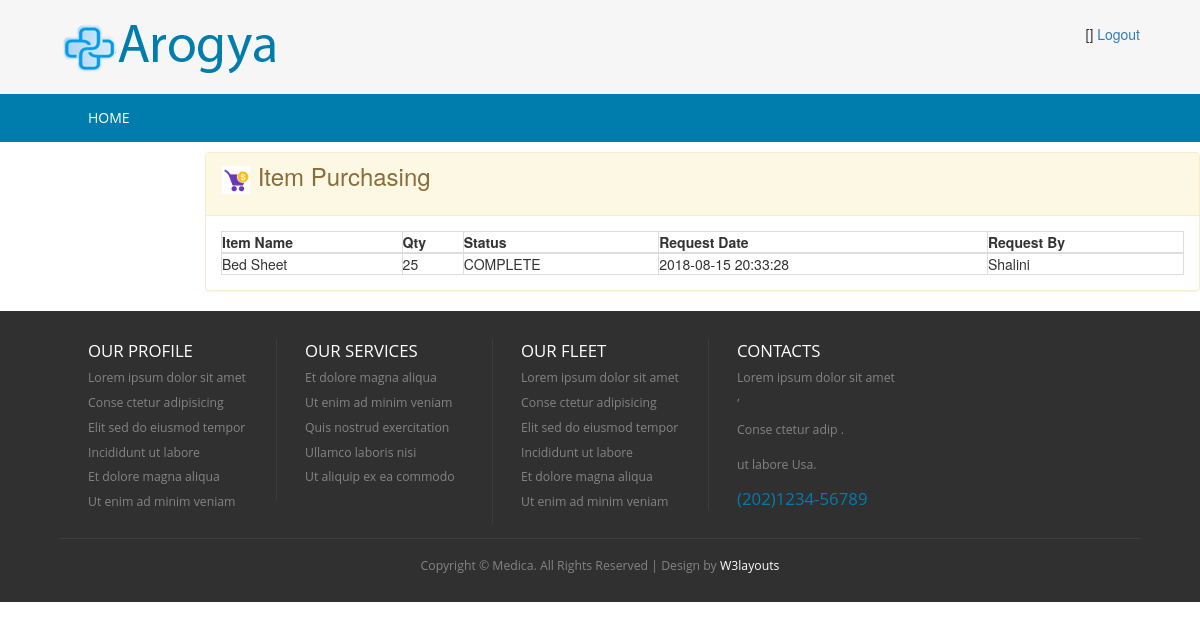
/index.php/admin_controller/itemPurcheseHistory, run on an earlier commit of the app's database.
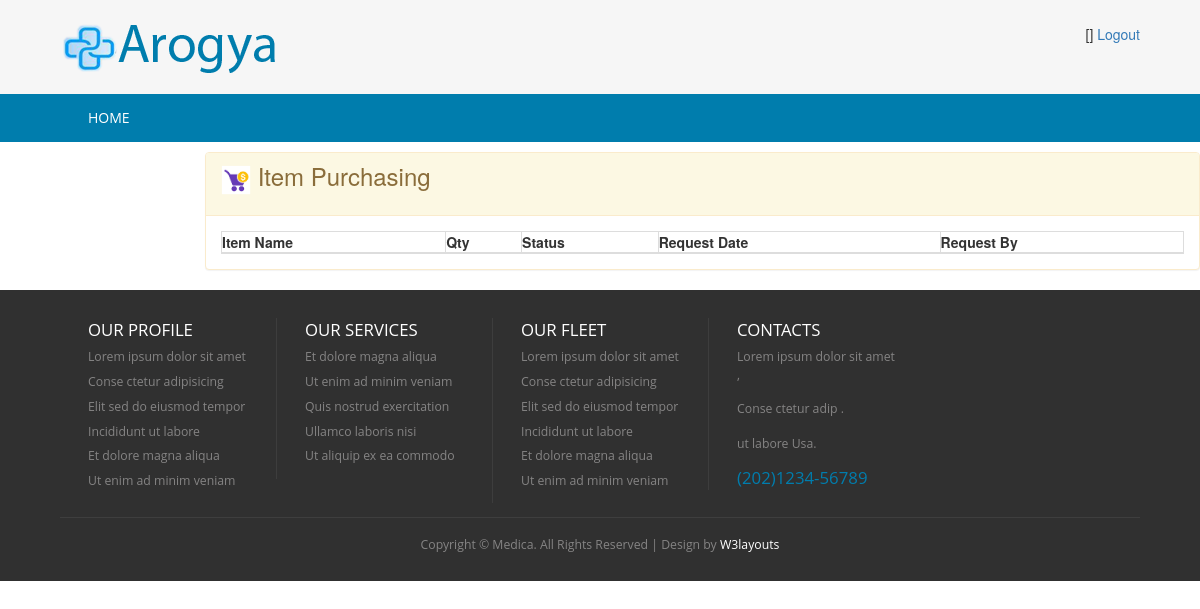
And on a later commit of the database.
### tables this page shows
CREATE TABLE `hms_purchase` (
  `id` int(5) NOT NULL AUTO_INCREMENT,
  `purchasing_item` varchar(50) DEFAULT NULL,
  `qty` int(5) DEFAULT NULL,
  `status_code` varchar(20) DEFAULT 'PENDING',
  `request_by` int(5) DEFAULT NULL,
  `created_date` timestamp NOT NULL DEFAULT current_timestamp(),
  `created_user` int(5) DEFAULT NULL,
  `amount` double(10,2) DEFAULT NULL,
  PRIMARY KEY (`id`)
);

CREATE TABLE `hms_user` (
  `id` int(5) NOT NULL AUTO_INCREMENT,
  `first_name` varchar(100) DEFAULT NULL,
  `last_name` varchar(100) DEFAULT NULL,
  `nic` varchar(12) DEFAULT NULL,
  `pword` text DEFAULT NULL,
  `user_role` varchar(20) DEFAULT NULL,
  `telephone` varchar(20) DEFAULT NULL,
  `email` varchar(100) DEFAULT NULL,
  `empno` varchar(10) DEFAULT NULL,
  `status_code` varchar(20) DEFAULT NULL,
  `created_date` timestamp NOT NULL DEFAULT current_timestamp(),
  `created_user` int(5) DEFAULT NULL,
  PRIMARY KEY (`id`),
  UNIQUE KEY `NewIndex1` (`nic`)
);

### application/controllers/Admin_Controller.php (called while the page is built, shortened)
<?php
class Admin_Controller extends CI_Controller {
    public function itemPurcheseHistory() {
        $this->load->model(array('Purchase'));
        $purchase = new Purchase();
        $data['msg'] = '';
        $get = $purchase->getItemHistory();
        $data['itemHistory'] = $get;
        $this->load->view('admin/admin-purchase-item-list', $data);
    }
}

### index.php (called while the page is built, shortened)
<?php
require_once BASEPATH.'core/CodeIgniter.php';

### application/models/Purchase.php (called while the page is built, shortened)
<?php
class Purchase extends MY_Model {
    public function getItemHistory() {
        $this->db->select('hms_purchase.*,hms_user.first_name');
        $this->db->from('hms_purchase');
        $this->db->join('hms_user', 'hms_user.id = hms_purchase.request_by');
        $where = " hms_purchase.status_code != 'PENDING'";
        $this->db->where($where);
        $query = $this->db->get();
        if ($query->num_rows() > 0) {
            return $query->result();
        } else {
            return FALSE;
        }
    }
}

### application/views/admin/admin-purchase-item-list.php (the view, shortened to what the changed rows need)
<!DOCTYPE HTML>
<html>
    <head>
        <link href="<?php echo base_url('css/style.css'); ?>" rel="stylesheet" type="text/css"  media="all" />
        <link href="<?php echo base_url('css/bootstrap.css'); ?>" rel="stylesheet" type="text/css"/>
        <link rel="stylesheet" href="<?php echo base_url('css/responsiveslides.css') ?>">
    </head>
    <body>
        <div class="content">
            <div class="row">
                <div class="col-md-10">
                    <div class="panel panel-warning">
                        <div class="panel-body">
                            <table class="table-bordered" style="width: 100%">
                                <thead>
                                    <tr style="font-weight: bold">
                                        <th>Item Name</th>
                                        <th>Qty</th>
                                        <th>Status</th>
                                        <th>Request Date</th>
                                        <th>Request By</th>
                                    </tr>
                                </thead>
                                <?php
                                if ($itemHistory != null)
                                    foreach ($itemHistory as $value) {
                                        ?>
                                        <tr>
                                            <td><?= $value->purchasing_item ?></td>
                                            <td><?= $value->qty ?></td>
                                            <td><?= $value->status_code ?></td>
                                            <td><?= $value->created_date ?></td>
                                            <td><?= $value->first_name ?></td>
                                        </tr>
                                    <?php } ?>
                            </table>
                        </div>
                    </div>
                </div>
            </div>
        </div>
    </body>
</html>

What changed in the data, as far as the page shows it:
removed hms_purchase: purchasing_item "Bed Sheet", qty "25", status_code "COMPLETE", created_date "2018-08-15 20:33:28", hms_user.first_name "Shalini"
